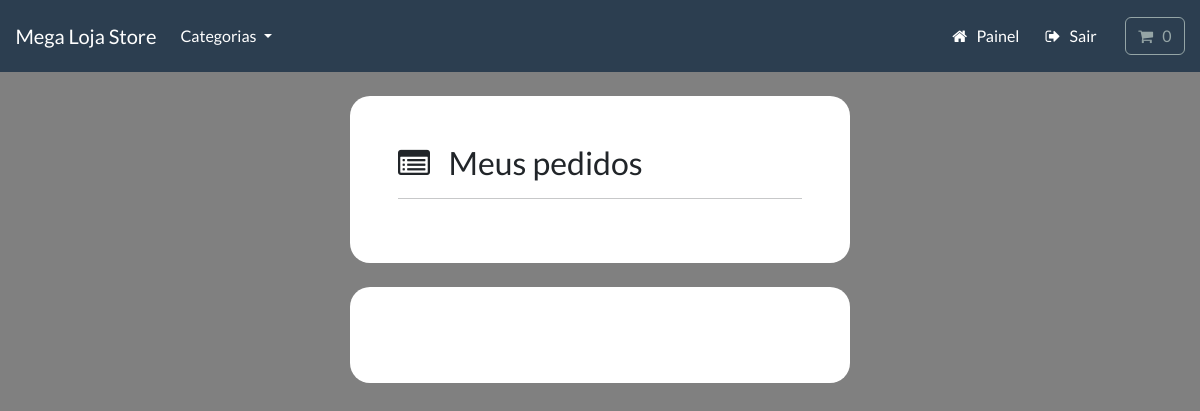
/account/order-all/19/ (signed in), run on an earlier commit of the app's database.
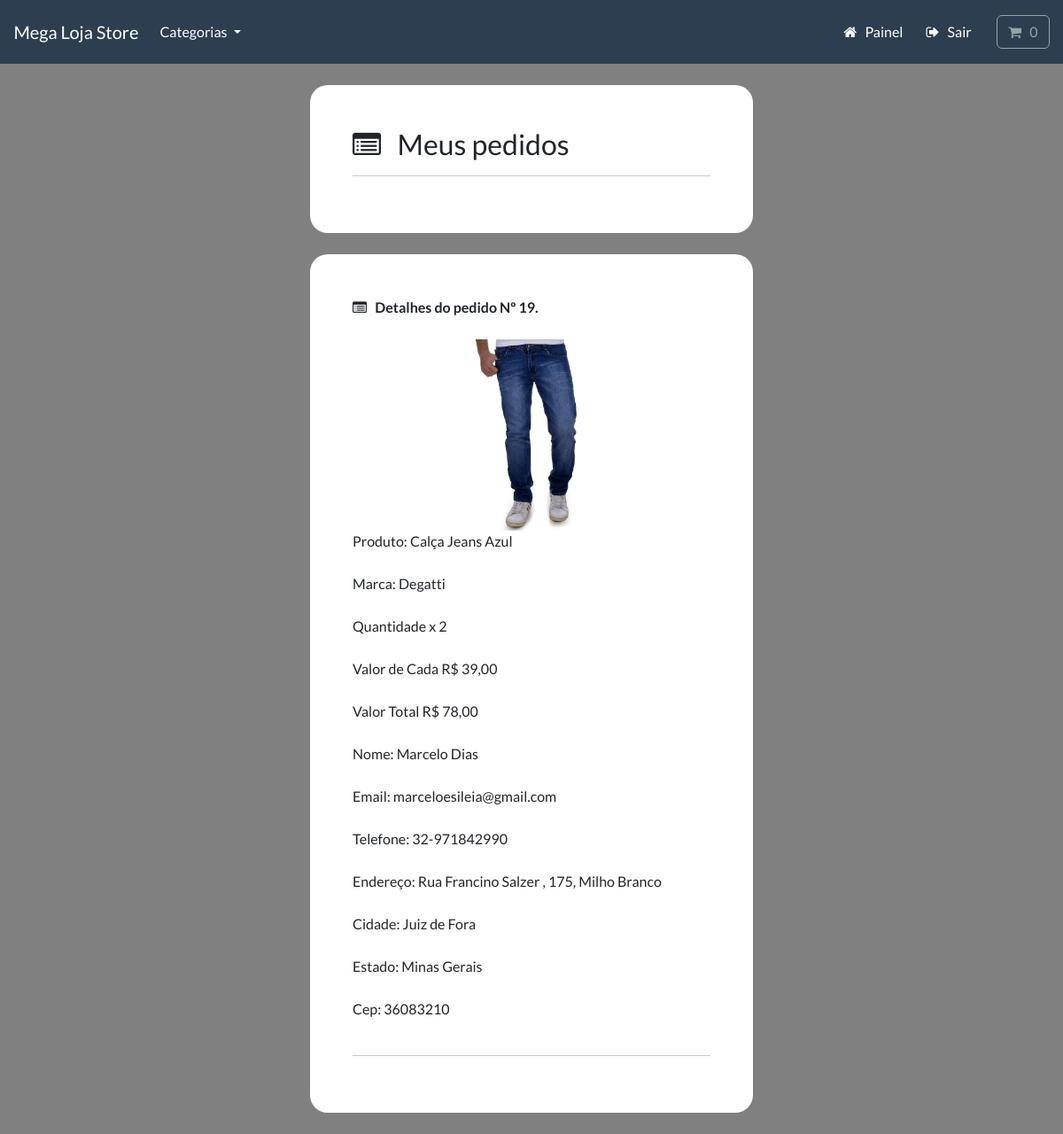
And on a later commit of the database.
### payment/models.py (models this page shows, shortened)
class OrderItem(models.Model):
    order = models.ForeignKey(Order, on_delete=models.CASCADE, null=True)
    product = models.ForeignKey(Product, on_delete=models.CASCADE, null=True)
    quantity = models.PositiveBigIntegerField(default=1)
    price = models.DecimalField(max_digits=8, decimal_places=2)
    user = models.ForeignKey(
        User, on_delete=models.CASCADE, null=True, blank=True)
    def soma(self):
        return self.quantity * self.price

class ShippingAddress(models.Model):
    full_name = models.CharField(
        max_length=300)
    email = models.EmailField(max_length=255)
    phone = models.CharField(max_length=15)
    address1 = models.CharField(max_length=300)
    address2 = models.CharField(max_length=300)
    city = models.CharField(max_length=255)
    state = models.CharField(max_length=255)
    zipcode = models.CharField(max_length=255, null=True, blank=True)
    user = models.ForeignKey(
        User, on_delete=models.CASCADE, null=True, blank=True)
    class Meta:
        verbose_name_plural = 'Shipping Address'

### store/models.py (models this page shows, shortened)
class Product(models.Model):
    category = models.ForeignKey(
        Category, related_name='product', on_delete=models.CASCADE, null=True)
    title = models.CharField(max_length=250)
    brand = models.CharField(max_length=250, default='un_branded')
    description = models.TextField(blank=True)
    slug = models.SlugField(max_length=255)
    price = models.DecimalField(max_digits=6, decimal_places=2)
    image = models.ImageField(upload_to='images/')
    class Meta:
        verbose_name_plural = 'products'
    def __str__(self):
        return self.title

### account/views.py (the view)
# urls.py: path('order-all/<int:pk>/', views.order_all, name='order-all'),
@login_required(login_url='my-login')
def order_all(request, pk):
    orders = OrderItem.objects.filter(user=request.user, pk=pk)
    orders2 = ShippingAddress.objects.filter(user=request.user)
    context = {'orders': orders, 'orders2': orders2}
    return render(request, 'account/order-all.html', context=context)

### cart/cart.py (called while the page is built)
    def __len__(self):
        return sum(item['qty'] for item in self.cart.values())

### cart/context_processors.py (called while the page is built)
def cart(request):
    return {'cart': Cart(request)}

### store/models.py (called while the page is built)
    def get_absolute_url(self):
        return reverse('list-category', args=[self.slug])

### store/views.py (called while the page is built)
def categories(request):
    all_categories = Category.objects.all()
    return {'all_categories': all_categories}

### account/templates/account/order-all.html (shortened to what this page needs)
{% include "store/base.html" %}
{% load static %}
{% load crispy_forms_tags %}
{% block content %}
    <div class="container bg-white shadow-md p-5 form-layout ">
        <h3> <i class="fa fa-list-alt" aria-hidden="true"></i> &nbsp; Meus pedidos </h3>
        <hr>
    </div>
    <div class="container bg-white shadow-md p-5 form-layout ">
        {% for order in orders %}
            <strong> <i class="fa fa-list-alt" aria-hidden="true"></i> &nbsp; Detalhes do pedido Nº {{order.id}}.</strong>
            <br><br>
            <img class="img-fluid mx-auto d-block" alt="Responsive image" height="40%" width="40%" src="{{ order.product.image.url }}">
            Produto: {{order.product}} <br><br>
            Marca: {{order.product.brand}} <br><br>
            Quantidade x {{order.quantity}}
            <br> <br>
            Valor de Cada R$ {{order.price|cut:".00"|add:",00"}} <br><br>
            Valor Total R$ {{order.soma|cut:".00"|add:",00"}}
            {% for order2 in orders2 %}
            <br> <br>
            Nome: {{order2.full_name}}<br><br>
            Email: {{order2.email}} <br><br>
            Telefone: {{order2.phone}} <br><br>
            Endereço: {{order2.address1}} <br><br>
            Cidade: {{order2.city}} <br><br>
            Estado: {{order2.state}} <br><br>
            Cep: {{order2.zipcode}} <br><br>
            <hr>
            {% endfor %}
        {% endfor %}
    </div>
{% endblock %}

What changed in the data, as far as the page shows it:
added OrderItem: id "19", product.image (picture), product "Calça Jeans Azul", product.brand "Degatti", quantity "2", price|add "39,00", soma|add "78,00"
now on this page (row unchanged): ShippingAddress: full_name "Marcelo Dias", email "marceloesileia@gmail.com", phone "32-971842990", address1 "Rua Francino Salzer , 175, Milho Branco", city "Juiz de Fora", state "Minas Gerais", zipcode "36083210"
